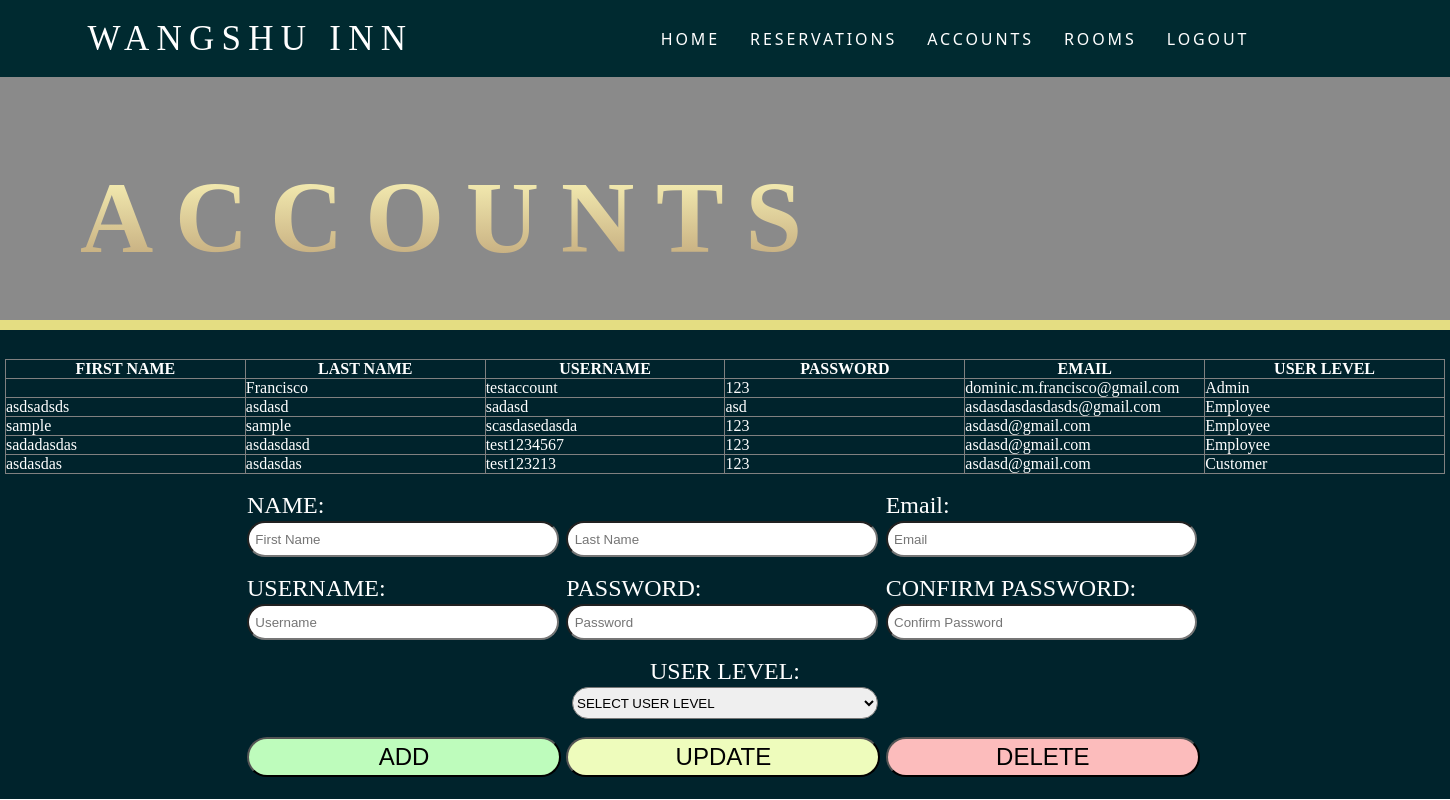
Screenshot of /accounts-admin.php with the database file from the repository.
### tables this page shows
CREATE TABLE `user_info` (
  `User_ID` int(11) NOT NULL,
  `firstName` text NOT NULL,
  `lastName` text NOT NULL,
  `username` text NOT NULL,
  `password` text NOT NULL,
  `UserLevel` text NOT NULL,
  `Email` varchar(60) NOT NULL
);

### accounts-admin.php (the view, shortened to what this page needs)
<!DOCTYPE html>
<html lang="en">
<head>
    <link rel="stylesheet" href="admin-accounts.css?v=<?php echo time(); ?>">
</head>
<body>
    <div class="navbar">
        <a href="#" class="logo"> WANGSHU INN</a>
        <ul class="nav">
            <li><a href="adminUpdate.php" class="home">Home</a></li>
            <li><a href="reservation-admin.php"class="reservations">Reservations</a></li>
            <li><a href="#"class="accounts">Accounts</a></li>
            <li><a href="room-admin.php" class="rooms">Rooms</a></li>
            <li><a href="login.php" class="rooms">Logout</a></li>
        </ul>
    </div>
    <div class="header-area">
        <div class="fade-header">
            <h1 class="booking-title">ACCOUNTS</h1>
        </div>
    </div>
    <div class="reservation-area">
    <?php
$con = mysqli_connect("localhost","root");
mysqli_select_db($con,"hotelreservation");
$result = mysqli_query($con,"SELECT * FROM user_info");
echo "<table border = '1' class='table_info' id='table_info'><tr>";
echo "<th> First Name </th>";
echo "<th> Last Name </th>";
echo "<th> UserName </th>";
echo "<th> Password </th>";
echo "<th> Email </th>";
echo "<th> User Level </th></tr>";
while($row = mysqli_fetch_array($result)){
    $id = $row['User_ID'];
	$fname = $row['firstName'];
	$lname = $row['lastName'];
    $username = $row['username'];
    $password = $row['password'];
    $email = $row['Email'];
    $userlvl = $row['UserLevel'];
    echo"<tr><td style='display:none;'> $id </td>";
	echo "<td> $fname </td>";
	echo "<td> $lname </td>";
    echo "<td> $username </td>";
    echo "<td> $password </td>";
    echo "<td> $email </td>";
    echo "<td> $userlvl </td> </tr>";
}
echo"</table>";
?>
<table class="reservation-form" id='booktable'>
                <form action="#" method="POST">
                    <tr>
                        <td colspan="2" class="table-data"><span class="subtext">NAME:</span></td>
                        <td class="table-data"><span class="subtext">Email:</span></td>
                    </tr>
                    <tr>
                        <td class="table-data"><input type="text" name="firstName" id="firstName" placeholder="First Name" class="input"></td>
                        <td class="table-data"><input type="text" name="lastName" id="lastName" placeholder="Last Name" class="input"></td>
                        <td class="table-data"><input type="email" name="email" id="email" placeholder="Email" class="input"></td>
                    </tr>
                    <tr>
                        <td class="table-data2"><span class="subtext">USERNAME:</span></td>
                        <td class="table-data2"><span class="subtext">PASSWORD:</span></td>
                        <td class="table-data2"><span class="subtext">CONFIRM PASSWORD:</span></td>
                    </tr>
                    <tr>
                        <td class="table-data"><input type="text" name="username" id="username" placeholder="Username" class="input"></td>
                        <td class="table-data"><input type="password" name="password" id="password" placeholder="Password" class="input"></td>
                        <td class="table-data"><input type="password" name="confirmPassword" id="confirmPassword" placeholder="Confirm Password" class="input" ></td>
                    </tr>
                    <tr>
                        <td class="table-data3" colspan="3"><span class="subtext1">USER LEVEL:</span></td>
                    </tr>
                    <tr>
                        <td class="table-data4" colspan="3">
                            <select name="userLevel" id="userLevel" class="userLevel" >
                                <option hidden selected>SELECT USER LEVEL</option>
                            </select>
                        </td>
                    </tr>
                    <tr>
                        <td class="table-button"><input type="submit" value="ADD" class="btnAdd" name="btnAdd"></td>
                        <td class="table-button"><input type="submit" value="UPDATE" class="btnUpdate" name="btnUpdate"></td>
                        <td class="table-button"> <input type="submit" value="DELETE" class="btnDelete" name="btnDelete"></td>
                    </tr>
                </form>
    </div>
</body>
</html>

### admin-accounts.css (style rules this page uses)
html { scroll-behavior: smooth; }
body { margin: 0; padding: 0; font-family: 'Poppins'; background-image: url(img/wanshuinnsunsetedited.png); background-attachment: fixed; background-position: center; background-repeat: no-repeat; background-size: cover; }
* { margin:0; padding:0; }
.navbar { position: fixed; display: flex; align-items: center; flex-direction: row; flex-wrap: wrap; background-color:rgb(0, 42, 48); width: 100%; height: 77px; z-index: 1; color: white; font-family: 'Segoe UI'; padding-left: 5vw; letter-spacing: 0.2vw; font-weight: 1; }
.nav { display: flex; list-style: none; margin-left: 15vw; }
.logo { letter-spacing: 0.5vw; font-weight: bold; font-size: 35px; text-transform: uppercase; font-family: 'Vermin Vibes V'; }
.logo, .home, .reservations, .accounts, .rooms { margin: 15px; color: white; text-decoration: none; text-transform: uppercase; font-weight: lighter; }
.table-button { padding-top: 2vh; }
.btnAdd,.btnUpdate,.btnDelete { width: 99%; border-radius: 25px; height: 5vh; font-size: 3vh; }
.btnAdd { background-color: rgb(190, 252, 188); }
.btnUpdate { background-color: rgb(238, 252, 188); }
.btnDelete { background-color: rgb(252, 188, 188); }
.input { width: 95%; border-radius: 25px; height: 4vh; padding-left: 2%; }
.userLevel { width: 32%; border-radius: 25px; height: 4vh; }
.table-data2 { padding-top: 2vh; }
.table-data3 { padding-top: 2vh; text-align: center; }
.table-data4 { text-align: center; }
.reservation-form { margin: auto; margin-top: 2vh; width: 120vh; table-layout: fixed ; }
.subtext { color: white; font-family: 'Candara'; font-size: 3vh; }
.subtext1 { color: white; font-family: 'Candara'; font-size: 3vh; }
.table_info { color: white; border-collapse: collapse; font-family: 'Candara'; width: 180vh; margin: auto; table-layout: fixed ; }
th { text-transform: uppercase; }
.reservation-area { border-top: 10px solid rgb(228, 221, 130); position: absolute; width: 100%; height: 55vh; background-color:rgb(0, 35, 44); padding-top: 2vw; }
.header-area { height: 40vh; }
.fade-header { height: 25vh; padding-top: 20vh; background-color: rgba(0, 0, 0, 0.459); }
.booking-title { font-family: 'Friz Quadrata Std'; font-size: 7vw; margin-left: 10vh; letter-spacing: 1.5vw; font-weight: bolder; background: -webkit-linear-gradient(rgb(255,251,189), rgb(188,160,117)); -webkit-background-clip: text; -webkit-text-fill-color: transparent; }

### rows the page displays
user_info: lastName "Francisco", username "testaccount", password "123", Email "dominic.m.francisco@gmail.com", UserLevel "Admin"
user_info: firstName "asdsadsds", lastName "asdasd", username "sadasd", password "asd", Email "asdasdasdasdasds@gmail.com", UserLevel "Employee"
user_info: firstName "sample", lastName "sample", username "scasdasedasda", password "123", Email "asdasd@gmail.com", UserLevel "Employee"
user_info: firstName "sadadasdas", lastName "asdasdasd", username "test1234567", password "123", Email "asdasd@gmail.com", UserLevel "Employee"
user_info: firstName "asdasdas", lastName "asdasdas", username "test123213", password "123", Email "asdasd@gmail.com", UserLevel "Customer"
